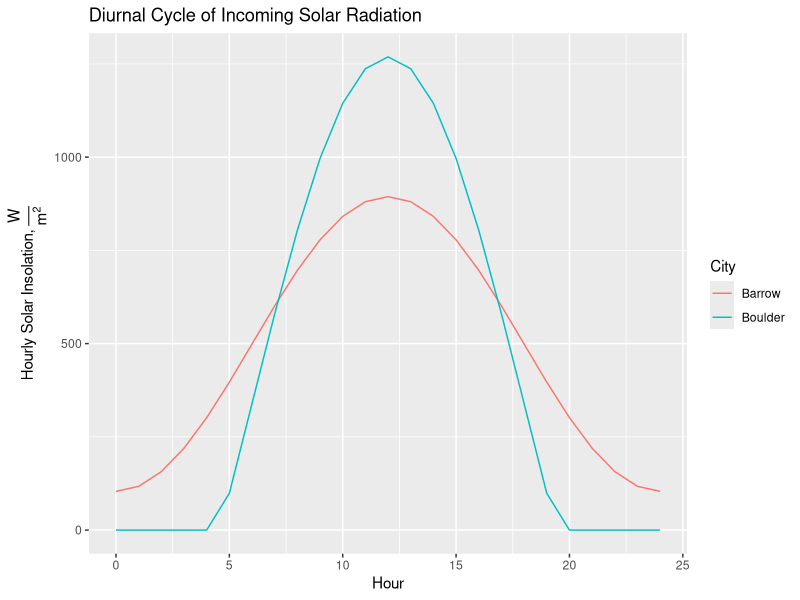

Write the R code that produced this figure.
## ---- chunk 1
knitr::opts_chunk$set(echo=FALSE, warning=FALSE)
## ---- chunk 2
# Load libraries:
library(knitr);library(reshape2);library(dplyr);library(ggplot2)
# Create function to calculate all TOA variables:
toa_radiation <- function(year,month,day,hour,lat){
  return_dataframe <- data.frame(declination=NA,
  Z=NA,
  Hs=NA,
  r=NA,
  Seff=NA,
  I_day=NA,
  I=NA)
  # Declination
  day_of_interest <- as.Date(paste0(year,'-',month,'-',day))
  reference_day <- as.Date(paste0(year,'-06-21'))
  n <- day_of_interest-reference_day
  if(n<0){
  reference_day <- as.Date(paste0(year-1,'-06-21'))
  n <- day_of_interest-reference_day
  }
  return_dataframe$declination <- 23.5*cos(0.986*as.numeric(n)*pi/180)
  # Z
  lat <- lat*pi/180
  return_dataframe$Z <- acos(sin(lat)*sin(return_dataframe$declination*pi/180)+cos(lat)*cos(return_dataframe$declination*pi/180)*cos((15*(hour-12))*pi/180))*180/pi
  # Hs
  temp <- -tan(lat)*tan(return_dataframe$declination*pi/180)
  if(temp>1){
    temp=1
  } else if(temp<(-1)){
      temp=-1
  }
  Hs_value <- acos(temp)*180/pi
  return_dataframe$Hs <- Hs_value
  # r
  day_of_interest <- as.Date(paste0(year,'-',month,'-',day))
  reference_day <- as.Date(paste0(year,'-07-04'))
  n <- day_of_interest-reference_day
  if(n<0){
  reference_day <- as.Date(paste0(year-1,'-07-04'))
  n <- day_of_interest-reference_day
  }
  r_value <- 149*10^6+2.5*10^6*cos(0.986*as.numeric(n)*pi/180)
  return_dataframe$r <- r_value
  # Seff
  return_dataframe$Seff <- (149*10^6/return_dataframe$r)^2*1367
  # I_day
  return_dataframe$I_day <- 435*(149*10^6/return_dataframe$r)^2*(return_dataframe$Hs*pi/180*sin(lat)*sin(return_dataframe$declination*pi/180)+cos(lat)*cos(return_dataframe$declination*pi/180)*sin(return_dataframe$Hs*pi/180))
  # I
  return_dataframe$I <- 1367*(149000000/return_dataframe$r)^2*cos(return_dataframe$Z*pi/180)
  return(return_dataframe)
}
## ---- chunk 3
# Problem 1a)
doy <- data.frame(month=c(rep(1,31),rep(2,28),rep(3,31),rep(4,30),
                            rep(5,31),rep(6,30),rep(7,31),rep(8,31),
                            rep(9,30),rep(10,31),rep(11,30),rep(12,31)),
                    day=c(seq(1,31),seq(1,28),seq(1,31),seq(1,30),
                          seq(1,31),seq(1,30),seq(1,31),seq(1,31),
                          seq(1,30),seq(1,31),seq(1,30),seq(1,31)),
                    Seff=rep(NA,365))
  for(i in 1:dim(doy)[1]){
    doy$Seff[i] <- toa_radiation(2001,doy$month[i],doy$day[i],12,40)$Seff
  }
  print(range(doy$Seff))
  print(range(doy$Seff)/1367)
## ---- chunk 4
# Problem 1b)
print(paste0('Maximum: ',format(as.Date(paste0('2001-',
                                             doy$month[which.max(doy$Seff)],'-',
                                               doy$day[which.max(doy$Seff)])),
                                "%B %d")))
print(paste0('Minimum: ',format(as.Date(paste0('2001-',
                                               doy$month[which.min(doy$Seff)],
                                            '-',doy$day[which.min(doy$Seff)])),
                                "%B %d"))) 
## ---- chunk 5
# Problem 2)
Z_dates <- c('12-21','02-05','03-21','06-21')
Z_lats <- c(21,40,60,71)
Z_df <- expand.grid(date=Z_dates,lat=Z_lats)

for(i in 1:dim(Z_df)[1]){
  Zmonth <- as.numeric(substr(Z_df$date[i],1,2))
  Zday <- as.numeric(substr(Z_df$date[i],4,5))
  Zlat <- Z_df$lat[i]
  Z_df$Z[i] <- toa_radiation(2018,Zmonth,Zday,12,Zlat)$Z
}
Z_df <- dcast(Z_df,lat~date,value.var='Z')
Z_df <- Z_df[,-1]
rownames(Z_df) <- c('Honolulu, HI (21 N)',
                    'Boulder, CO (40 N)',
                    'Oslo, Norway (60 N)',
                    'Barrow, AK (71 N)')
colnames(Z_df) <- c('Dec. 21','Feb. 5','Mar. 21','June 21')
knitr::kable(Z_df)
## ---- chunk 6
# Problem 3)
I_dates <- c('12-21','02-05','03-21','06-21')
I_lats <- c(21,40,60,71)
I_df <- expand.grid(date=I_dates,lat=I_lats)

for(i in 1:dim(I_df)[1]){
  Imonth <- as.numeric(substr(I_df$date[i],1,2))
  Iday <- as.numeric(substr(I_df$date[i],4,5))
  Ilat <- I_df$lat[i]
  I_df$I[i] <- toa_radiation(2018,Imonth,Iday,12,Ilat)$I
}
I_df <- dcast(I_df,lat~date,value.var='I')
I_df <- I_df[,-1]
rownames(I_df) <- c('Honolulu, HI (21 N)',
                    'Boulder, CO (40 N)',
                    'Oslo, Norway (60 N)',
                    'Barrow, AK (71 N)')
colnames(I_df) <- c('Dec. 21','Feb. 5','Mar. 21','June 21')
kable(I_df)
## ---- chunk 7
# Problem 4)
I_dates <- c('12-21','02-05','03-21','06-21')
I_lats <- c(21,40,60,71)
I_df <- expand.grid(date=I_dates,lat=I_lats)

for(i in 1:dim(I_df)[1]){
  Imonth <- as.numeric(substr(I_df$date[i],1,2))
  Iday <- as.numeric(substr(I_df$date[i],4,5))
  Ilat <- I_df$lat[i]
  I_df$Hs[i] <- toa_radiation(2002,Imonth,Iday,12,Ilat)$Hs
  I_df$I_day[i] <- toa_radiation(2002,Imonth,Iday,12,Ilat)$I_day
}

I_df$Hs <- I_df$Hs*2/15

Hs_df <- dcast(I_df,lat~date,value.var='Hs')
colnames(Hs_df) <- c('lat','Dec. 21','Feb. 5','Mar. 21','June 21')

Iday_df <- dcast(I_df,lat~date,value.var='I_day')
colnames(Iday_df) <- c('lat','Dec. 21','Feb. 5','Mar. 21','June 21')

combined_df <- bind_rows(Hs_df,Iday_df) %>%
  arrange(lat)
combined_df <- combined_df[,-1]
rownames(combined_df) <- c('Honolulu, HI (21 N) day length',
                           'Honolulu, HI (21 N) daily avg solar',
                           'Boulder, CO (40 N) day length',
                           'Boulder, CO (40 N) daily avg solar',
                           'Oslo, Norway (60 N) day length',
                           'Oslo, Norway (60 N) daily avg solar',
                           'Barrow, AK (71 N) day length',
                           'Barrow, AK (71 N) daily avg solar')
kable(combined_df)
## ---- chunk 8
# Problem 5)
diurnal_I <- data.frame(Hour=rep(seq(0,24),2),
                        Insolation=rep(NA,50),
                        City=rep(c('Boulder','Barrow'),each=25))
for(i in 1:dim(I_df)[1]){
  for(j in 1:25){
    diurnal_I$Insolation[j] <- toa_radiation(2002,6,21,
                                            diurnal_I$Hour[j],40)$I
    diurnal_I$Insolation[j+25] <- toa_radiation(2002,6,21,
                                            diurnal_I$Hour[j],71)$I
  }
}
diurnal_I$Insolation[which(diurnal_I$Insolation<0)] <- 0

ggplot(diurnal_I,aes(x=Hour,y=Insolation,color=City)) +
  geom_line(aes(group=City)) +
  ylab(expression(paste('Hourly Solar Insolation, ',over(W,m^2)))) +
  ggtitle('Diurnal Cycle of Incoming Solar Radiation')
